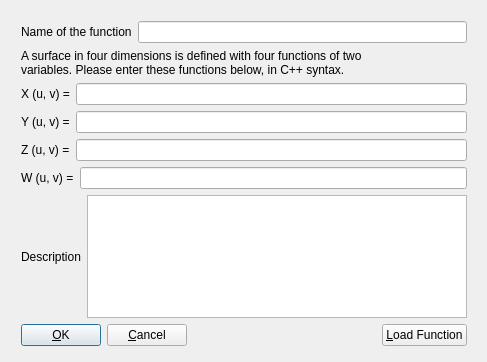
<ui version="4.0" >
 <class>SurfaceDialog</class>
 <widget class="QDialog" name="SurfaceDialog" >
  <property name="geometry" >
   <rect>
    <x>0</x>
    <y>0</y>
    <width>487</width>
    <height>362</height>
   </rect>
  </property>
  <property name="windowTitle" >
   <string>Enter a definition for the surface</string>
  </property>
  <widget class="QWidget" name="layoutWidget" >
   <property name="geometry" >
    <rect>
     <x>10</x>
     <y>10</y>
     <width>468</width>
     <height>347</height>
    </rect>
   </property>
   <layout class="QVBoxLayout" >
    <item>
     <layout class="QHBoxLayout" >
      <property name="spacing" >
       <number>6</number>
      </property>
      <property name="leftMargin" >
       <number>0</number>
      </property>
      <property name="topMargin" >
       <number>0</number>
      </property>
      <property name="rightMargin" >
       <number>0</number>
      </property>
      <property name="bottomMargin" >
       <number>0</number>
      </property>
      <item>
       <widget class="QLabel" name="NameLabel" >
        <property name="text" >
         <string>Name of the function</string>
        </property>
       </widget>
      </item>
      <item>
       <widget class="QLineEdit" name="nameEdit" />
      </item>
     </layout>
    </item>
    <item>
     <widget class="QLabel" name="IntroLabel" >
      <property name="toolTip" >
       <string>The lines you enter is compiled by the gcc compiler. The assignment and the semicolon at the end of the line are added automatically.</string>
      </property>
      <property name="text" >
       <string>A surface in four dimensions is defined with four functions of two
variables. Please enter these functions below, in C++ syntax.</string>
      </property>
     </widget>
    </item>
    <item>
     <layout class="QVBoxLayout" >
      <property name="spacing" >
       <number>6</number>
      </property>
      <property name="leftMargin" >
       <number>0</number>
      </property>
      <property name="topMargin" >
       <number>0</number>
      </property>
      <property name="rightMargin" >
       <number>0</number>
      </property>
      <property name="bottomMargin" >
       <number>0</number>
      </property>
      <item>
       <layout class="QHBoxLayout" >
        <property name="spacing" >
         <number>6</number>
        </property>
        <property name="leftMargin" >
         <number>0</number>
        </property>
        <property name="topMargin" >
         <number>0</number>
        </property>
        <property name="rightMargin" >
         <number>0</number>
        </property>
        <property name="bottomMargin" >
         <number>0</number>
        </property>
        <item>
         <widget class="QLabel" name="XLabel" >
          <property name="text" >
           <string>X (u, v) =</string>
          </property>
         </widget>
        </item>
        <item>
         <widget class="QLineEdit" name="XEdit" />
        </item>
       </layout>
      </item>
      <item>
       <layout class="QHBoxLayout" >
        <property name="spacing" >
         <number>6</number>
        </property>
        <property name="leftMargin" >
         <number>0</number>
        </property>
        <property name="topMargin" >
         <number>0</number>
        </property>
        <property name="rightMargin" >
         <number>0</number>
        </property>
        <property name="bottomMargin" >
         <number>0</number>
        </property>
        <item>
         <widget class="QLabel" name="YLabel" >
          <property name="text" >
           <string>Y (u, v) =</string>
          </property>
         </widget>
        </item>
        <item>
         <widget class="QLineEdit" name="YEdit" />
        </item>
       </layout>
      </item>
      <item>
       <layout class="QHBoxLayout" >
        <property name="spacing" >
         <number>6</number>
        </property>
        <property name="leftMargin" >
         <number>0</number>
        </property>
        <property name="topMargin" >
         <number>0</number>
        </property>
        <property name="rightMargin" >
         <number>0</number>
        </property>
        <property name="bottomMargin" >
         <number>0</number>
        </property>
        <item>
         <widget class="QLabel" name="ZLabel" >
          <property name="text" >
           <string>Z (u, v) =</string>
          </property>
         </widget>
        </item>
        <item>
         <widget class="QLineEdit" name="ZEdit" />
        </item>
       </layout>
      </item>
      <item>
       <layout class="QHBoxLayout" >
        <property name="spacing" >
         <number>6</number>
        </property>
        <property name="leftMargin" >
         <number>0</number>
        </property>
        <property name="topMargin" >
         <number>0</number>
        </property>
        <property name="rightMargin" >
         <number>0</number>
        </property>
        <property name="bottomMargin" >
         <number>0</number>
        </property>
        <item>
         <widget class="QLabel" name="WLabel" >
          <property name="text" >
           <string>W (u, v) =</string>
          </property>
         </widget>
        </item>
        <item>
         <widget class="QLineEdit" name="WEdit" />
        </item>
       </layout>
      </item>
     </layout>
    </item>
    <item>
     <layout class="QHBoxLayout" >
      <item>
       <widget class="QLabel" name="descriptionLabel" >
        <property name="text" >
         <string>Description</string>
        </property>
       </widget>
      </item>
      <item>
       <widget class="QTextEdit" name="descriptionTextEdit" />
      </item>
     </layout>
    </item>
    <item>
     <spacer>
      <property name="orientation" >
       <enum>Qt::Vertical</enum>
      </property>
      <property name="sizeType" >
       <enum>QSizePolicy::Expanding</enum>
      </property>
      <property name="sizeHint" >
       <size>
        <width>358</width>
        <height>16</height>
       </size>
      </property>
     </spacer>
    </item>
    <item>
     <layout class="QHBoxLayout" >
      <property name="spacing" >
       <number>6</number>
      </property>
      <property name="leftMargin" >
       <number>0</number>
      </property>
      <property name="topMargin" >
       <number>0</number>
      </property>
      <property name="rightMargin" >
       <number>0</number>
      </property>
      <property name="bottomMargin" >
       <number>0</number>
      </property>
      <item>
       <widget class="QPushButton" name="okButton" >
        <property name="text" >
         <string>&amp;OK</string>
        </property>
       </widget>
      </item>
      <item>
       <widget class="QPushButton" name="cancelButton" >
        <property name="text" >
         <string>&amp;Cancel</string>
        </property>
       </widget>
      </item>
      <item>
       <spacer>
        <property name="orientation" >
         <enum>Qt::Horizontal</enum>
        </property>
        <property name="sizeType" >
         <enum>QSizePolicy::Expanding</enum>
        </property>
        <property name="sizeHint" >
         <size>
          <width>20</width>
          <height>20</height>
         </size>
        </property>
       </spacer>
      </item>
      <item>
       <widget class="QPushButton" name="loadButton" >
        <property name="enabled" >
         <bool>true</bool>
        </property>
        <property name="text" >
         <string>&amp;Load Function</string>
        </property>
       </widget>
      </item>
     </layout>
    </item>
   </layout>
  </widget>
 </widget>
 <layoutdefault spacing="6" margin="11" />
 <pixmapfunction>qPixmapFromMimeSource</pixmapfunction>
 <resources/>
 <connections>
  <connection>
   <sender>cancelButton</sender>
   <signal>clicked()</signal>
   <receiver>SurfaceDialog</receiver>
   <slot>close()</slot>
   <hints>
    <hint type="sourcelabel" >
     <x>20</x>
     <y>20</y>
    </hint>
    <hint type="destinationlabel" >
     <x>20</x>
     <y>20</y>
    </hint>
   </hints>
  </connection>
 </connections>
</ui>
